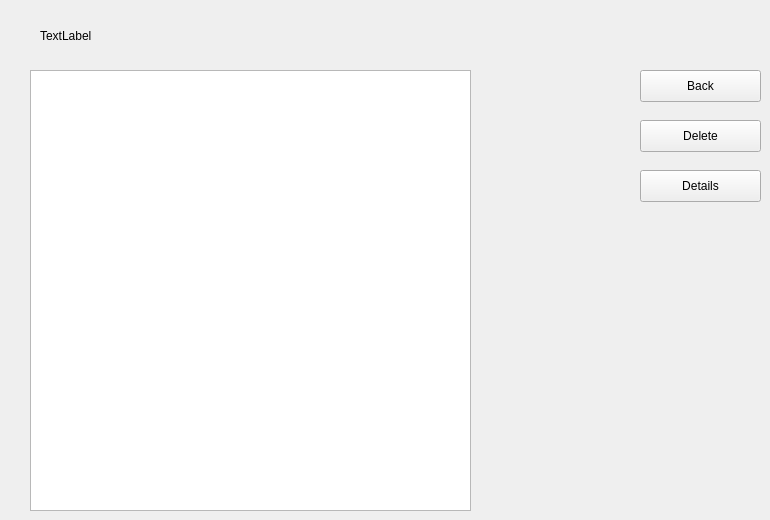
    <widget class="QWidget" name="playlistsPage">
     <widget class="QLabel" name="playlists_titleLabel">
      <property name="geometry">
       <rect>
        <x>40</x>
        <y>20</y>
        <width>131</width>
        <height>31</height>
       </rect>
      </property>
      <property name="text">
       <string>TextLabel</string>
      </property>
     </widget>
     <widget class="QLabel" name="playlists_artistIdLabel">
      <property name="geometry">
       <rect>
        <x>190</x>
        <y>20</y>
        <width>76</width>
        <height>31</height>
       </rect>
      </property>
      <property name="text">
       <string/>
      </property>
     </widget>
     <widget class="QListWidget" name="playlists_playlistsList">
      <property name="geometry">
       <rect>
        <x>30</x>
        <y>70</y>
        <width>441</width>
        <height>441</height>
       </rect>
      </property>
     </widget>
     <widget class="QPushButton" name="playlists_backButton">
      <property name="geometry">
       <rect>
        <x>640</x>
        <y>70</y>
        <width>121</width>
        <height>32</height>
       </rect>
      </property>
      <property name="text">
       <string>Back</string>
      </property>
     </widget>
     <widget class="QPushButton" name="playlists_deleteButton">
      <property name="geometry">
       <rect>
        <x>640</x>
        <y>120</y>
        <width>121</width>
        <height>32</height>
       </rect>
      </property>
      <property name="text">
       <string>Delete</string>
      </property>
     </widget>
     <widget class="QPushButton" name="playlists_detailsButton">
      <property name="geometry">
       <rect>
        <x>640</x>
        <y>170</y>
        <width>121</width>
        <height>32</height>
       </rect>
      </property>
      <property name="text">
       <string>Details</string>
      </property>
     </widget>
    </widget>
